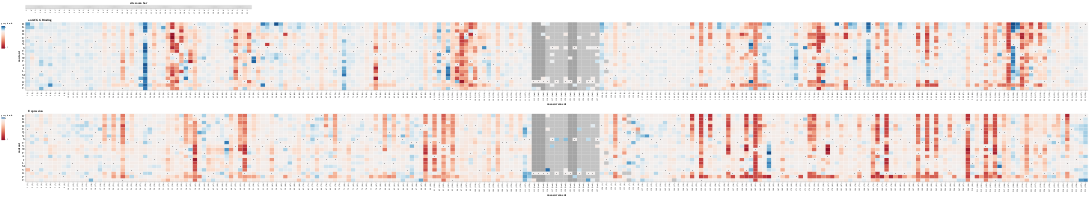

Notebook source saved alongside this figure:
### Code cell
# Combine the two heatmaps with the zoom bar - you have to add the selections here backwards to get the right order - why!?
final_plot = (zoom_bar & binding_heatmap & expression_heatmap)


final_plot

### Figure 1 — Vega-Lite specification as saved in the notebook (floating-point values rounded to 4 significant figures; data arrays with more than 128 entries replaced by an {"elided": "..."} marker saying what was removed)
{"config": {"view": {"continuousWidth": 400, "continuousHeight": 300}}, "vconcat": [{"data": {"name": "data-53d40663dfdd9b443c0dda849d8afbc2"}, "mark": {"type": "rect", "color": "lightgray"}, "encoding": {"x": {"type": "ordinal", "axis": {"values": [1, 6, 11, 16, 21, 26, 31, 36, 41, 46, 51, 56, 61, 66, 71, 76, 81, 86, 91, 96, 101, 106, 111, 116, 121, 126, 131, 136, 141, 146, 151, 156, 161, 166, 171, 176, 181, 186, 191, 196, 201, 206, 211, 216, 221, 226, 231]}, "field": "site", "title": null}}, "height": 15, "selection": {"selector001": {"type": "interval", "encodings": ["x"], "mark": {"stroke": "black", "strokeWidth": 2}}}, "title": "site zoom bar", "width": 1000}, {"layer": [{"mark": "rect", "encoding": {"color": {"type": "quantitative", "field": "Binding", "legend": {"gradientLength": 100, "orient": "left", "title": "grey is n.d."}, "scale": {"clamp": true, "domainMid": 0, "reverse": false, "scheme": "redblue"}}, "stroke": {"value": "black"}, "strokeWidth": {"condition": {"value": 2, "selection": "selector002"}, "value": 0}, "tooltip": [{"type": "nominal", "field": "target", "title": "Variant"}, {"type": "nominal", "field": "mutation", "title": "Mutation"}, {"type": "quantitative", "field": "Expression", "format": ".2f", "title": "Change in Expression"}, {"type": "quantitative", "field": "Binding", "format": ".2f", "title": "Change in CGG Binding Affinity"}, {"type": "nominal", "field": "annotation", "title": "Annotation"}, {"type": "nominal", "field": "chain", "title": ""}], "x": {"type": "ordinal", "axis": {"titleFontSize": 15}, "field": "measurement", "sort": {"field": "site", "order": "ascending"}}, "y": {"type": "ordinal", "axis": {"labelFontSize": 12, "titleFontSize": 15}, "field": "mutant", "sort": ["R", "K", "H", "D", "E", "Q", "N", "S", "T", "Y", "W", "F", "A", "I", "L", "M", "V", "G", "P", "C", "*"]}}, "selection": {"selector004": {"type": "interval", "bind": "scales", "encodings": ["x", "y"]}, "selector002": {"type": "single", "encodings": ["x", "y"], "on": "mouseover", "empty": "none"}, "selector001": {"type": "interval", "encodings": ["x"], "mark": {"stroke": "black", "strokeWidth": 2}}, "selector003": {"type": "single", "fields": ["metric"], "bind": {"input": "select", "options": ["IMGT_Site", "Chain_Site"], "labels": ["IMGT Position", "Chain Name"], "name": "Select x-axis annotation: "}, "init": {"metric": "IMGT_Site"}}}, "transform": [{"fold": ["IMGT_Site", "Chain_Site"], "as": ["metric", "measurement"]}, {"filter": {"selection": "selector003"}}]}, {"mark": {"type": "rect", "opacity": 0.5}, "encoding": {"color": {"type": "nominal", "field": "Binding", "legend": null, "scale": {"scheme": "greys"}}, "x": {"type": "ordinal", "axis": {"titleFontSize": 15}, "field": "measurement", "sort": {"field": "site", "order": "ascending"}}, "y": {"type": "ordinal", "axis": {"labelFontSize": 12, "titleFontSize": 15}, "field": "mutant", "sort": ["R", "K", "H", "D", "E", "Q", "N", "S", "T", "Y", "W", "F", "A", "I", "L", "M", "V", "G", "P", "C", "*"]}}, "transform": [{"fold": ["IMGT_Site", "Chain_Site"], "as": ["metric", "measurement"]}, {"filter": {"selection": "selector003"}}, {"filter": "!isValid(datum.Binding)"}]}, {"mark": {"type": "text", "color": "black"}, "encoding": {"text": {"type": "nominal", "field": "wildtype_code"}, "x": {"type": "ordinal", "axis": {"titleFontSize": 15}, "field": "measurement", "sort": {"field": "site", "order": "ascending"}}, "y": {"type": "ordinal", "axis": {"labelFontSize": 12, "titleFontSize": 15}, "field": "mutant", "sort": ["R", "K", "H", "D", "E", "Q", "N", "S", "T", "Y", "W", "F", "A", "I", "L", "M", "V", "G", "P", "C", "*"]}}, "transform": [{"fold": ["IMGT_Site", "Chain_Site"], "as": ["metric", "measurement"]}, {"filter": {"selection": "selector003"}}]}], "data": {"name": "data-2cd48e52ce0eb99eee779bba44667459"}, "height": 300, "title": {"text": "anti-CGG Binding", "anchor": "start", "dx": 120}, "transform": [{"filter": {"selection": "selector001"}}]}, {"layer": [{"mark": "rect", "encoding": {"color": {"type": "quantitative", "field": "Expression", "legend": {"gradientLength": 100, "orient": "left", "title": "grey is n.d."}, "scale": {"clamp": true, "domainMid": 0, "reverse": false, "scheme": "redblue"}}, "stroke": {"value": "black"}, "strokeWidth": {"condition": {"value": 2, "selection": "selector002"}, "value": 0}, "tooltip": [{"type": "nominal", "field": "target", "title": "Variant"}, {"type": "nominal", "field": "mutation", "title": "Mutation"}, {"type": "quantitative", "field": "Expression", "format": ".2f", "title": "Change in Expression"}, {"type": "quantitative", "field": "Binding", "format": ".2f", "title": "Change in CGG Binding Affinity"}, {"type": "nominal", "field": "annotation", "title": "Annotation"}, {"type": "nominal", "field": "chain", "title": ""}], "x": {"type": "ordinal", "axis": {"titleFontSize": 15}, "field": "measurement", "sort": {"field": "site", "order": "ascending"}}, "y": {"type": "ordinal", "axis": {"labelFontSize": 12, "titleFontSize": 15}, "field": "mutant", "sort": ["R", "K", "H", "D", "E", "Q", "N", "S", "T", "Y", "W", "F", "A", "I", "L", "M", "V", "G", "P", "C", "*"]}}, "selection": {"selector005": {"type": "interval", "bind": "scales", "encodings": ["x", "y"]}, "selector002": {"type": "single", "encodings": ["x", "y"], "on": "mouseover", "empty": "none"}, "selector001": {"type": "interval", "encodings": ["x"], "mark": {"stroke": "black", "strokeWidth": 2}}, "selector003": {"type": "single", "fields": ["metric"], "bind": {"input": "select", "options": ["IMGT_Site", "Chain_Site"], "labels": ["IMGT Position", "Chain Name"], "name": "Select x-axis annotation: "}, "init": {"metric": "IMGT_Site"}}}, "transform": [{"fold": ["IMGT_Site", "Chain_Site"], "as": ["metric", "measurement"]}, {"filter": {"selection": "selector003"}}]}, {"mark": {"type": "rect", "opacity": 0.5}, "encoding": {"color": {"type": "nominal", "field": "Expression", "legend": null, "scale": {"scheme": "greys"}}, "x": {"type": "ordinal", "axis": {"titleFontSize": 15}, "field": "measurement", "sort": {"field": "site", "order": "ascending"}}, "y": {"type": "ordinal", "axis": {"labelFontSize": 12, "titleFontSize": 15}, "field": "mutant", "sort": ["R", "K", "H", "D", "E", "Q", "N", "S", "T", "Y", "W", "F", "A", "I", "L", "M", "V", "G", "P", "C", "*"]}}, "transform": [{"fold": ["IMGT_Site", "Chain_Site"], "as": ["metric", "measurement"]}, {"filter": {"selection": "selector003"}}, {"filter": "!isValid(datum.Expression)"}]}, {"mark": {"type": "text", "color": "black"}, "encoding": {"text": {"type": "nominal", "field": "wildtype_code"}, "x": {"type": "ordinal", "axis": {"titleFontSize": 15}, "field": "measurement", "sort": {"field": "site", "order": "ascending"}}, "y": {"type": "ordinal", "axis": {"labelFontSize": 12, "titleFontSize": 15}, "field": "mutant", "sort": ["R", "K", "H", "D", "E", "Q", "N", "S", "T", "Y", "W", "F", "A", "I", "L", "M", "V", "G", "P", "C", "*"]}}, "transform": [{"fold": ["IMGT_Site", "Chain_Site"], "as": ["metric", "measurement"]}, {"filter": {"selection": "selector003"}}]}], "data": {"name": "data-2cd48e52ce0eb99eee779bba44667459"}, "height": 300, "title": {"text": "Expression", "anchor": "start", "dx": 120}, "transform": [{"filter": {"selection": "selector001"}}]}], "$schema": "https://vega.github.io/schema/vega-lite/v4.8.1.json", "datasets": {"data-53d40663dfdd9b443c0dda849d8afbc2": {"elided": "235 records"}, "data-2cd48e52ce0eb99eee779bba44667459": {"elided": "4800 records"}}}
